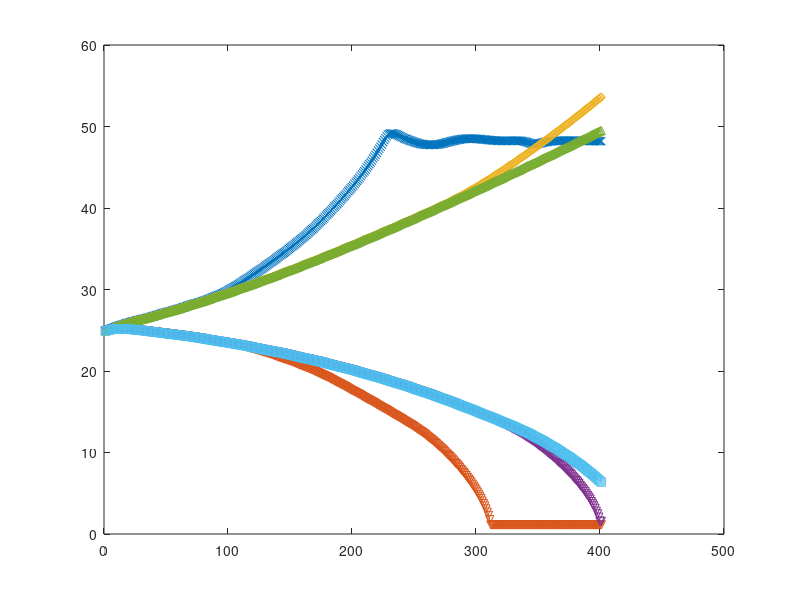

MATLAB code to generate this figure: (Note: this script raises an error after producing the figure.)
%% house keeping
clc
clear
close all
%%load data
data1 = load('pressure_100.00_101_0.31.dat');
%%define variable radius, pressure and surface tension
press1(:,1)=data1(:,1);
r1(:,1)=1./data1(:,2);
surface_tension(:,1)=data1(:,3);
%%plot
plot(r1,'-x');
hold on;

data2 = load('pressure_100.00_101_0.34.dat');
%%define variable radius, pressure and surface tension
press2(:,1)=data2(:,1);
r2(:,1)=1./data2(:,2);
surface_tension(:,1)=data2(:,3);
%%plot
plot(r2,'-v');

data3 = load('pressure_200.00_201_0.31.dat');
%%define variable radius, pressure and surface tension
press3(:,1)=data3(:,1);
r3(:,1)=1./data3(:,2);
surface_tension(:,1)=data3(:,3);
%%plot
plot(r3,'-d');
 
data4 = load('pressure_200.00_201_0.34.dat');
%%define variable radius, pressure and surface tension
press4(:,1)=data4(:,1);
r4(:,1)=1./data4(:,2);
surface_tension(:,1)=data4(:,3);
%%plot
plot(r4,'-v');

data5 = load('pressure_400.00_401_0.31.dat');
%%define variable radius, pressure and surface tension
press5(:,1)=data5(:,1);
r5(:,1)=1./data5(:,2);
surface_tension(:,1)=data5(:,3);
%%plot
plot(r5,'-^');

data6 = load('pressure_400.00_401_0.34.dat');
%%define variable radius, pressure and surface tension
press6(:,1)=data6(:,1);
r6(:,1)=1./data6(:,2);
surface_tension(:,1)=data6(:,3);
%%plot
plot(r6,'-s');


%%R-P
RP1 = load('C:\Users\s338090\OneDrive - Cranfield University\LBM\Runge-kutta-2nd-ode\P-R-infi\R-P_100_0.31.dat');
rad1(:,1)=RP1(:,2);
plot(rad1,'LineWidth',5);
RP2 = load('C:\Users\s338090\OneDrive - Cranfield University\LBM\Runge-kutta-2nd-ode\P-R-infi\R-P_100_0.34.dat');
rad2(:,1)=RP2(:,2);
plot(rad2,'LineWidth',5);
RP3 = load('C:\Users\s338090\OneDrive - Cranfield University\LBM\Runge-kutta-2nd-ode\P-R-infi\R-P_200_0.31.dat');
rad3(:,1)=RP3(:,2);
plot(rad3,'LineWidth',5);
RP4 = load('C:\Users\s338090\OneDrive - Cranfield University\LBM\Runge-kutta-2nd-ode\P-R-infi\R-P_200_0.34.dat');
rad4(:,1)=RP4(:,2);
plot(rad4,'LineWidth',5);
RP5 = load('C:\Users\s338090\OneDrive - Cranfield University\LBM\Runge-kutta-2nd-ode\P-R-infi\R-P_400_0.31.dat');
rad5(:,1)=RP5(:,2);
plot(rad5,'LineWidth',5);
RP6 = load('C:\Users\s338090\OneDrive - Cranfield University\LBM\Runge-kutta-2nd-ode\P-R-infi\R-P_400_0.34.dat');
rad6(:,1)=RP6(:,2);
plot(rad6,'LineWidth',5);
%%set plot
legend('lx=100-mx=101-0.31','lx=100-mx=101-0.34','lx=200-mx=201-0.31','lx=200-mx=201-0.34','lx=400-mx=401-0.31','lx=400-mx=401-0.34', ...
    'R-P-100-0.31','R-P-100-0.34','R-P-200-0.31','R-P-200-0.34','R-P-400-0.31','R-P-400-0.34');
set(gca,'FontWeight','bold','FontSize',18);
title("Evolution of bubble");
xlabel('t');
ylabel('R');